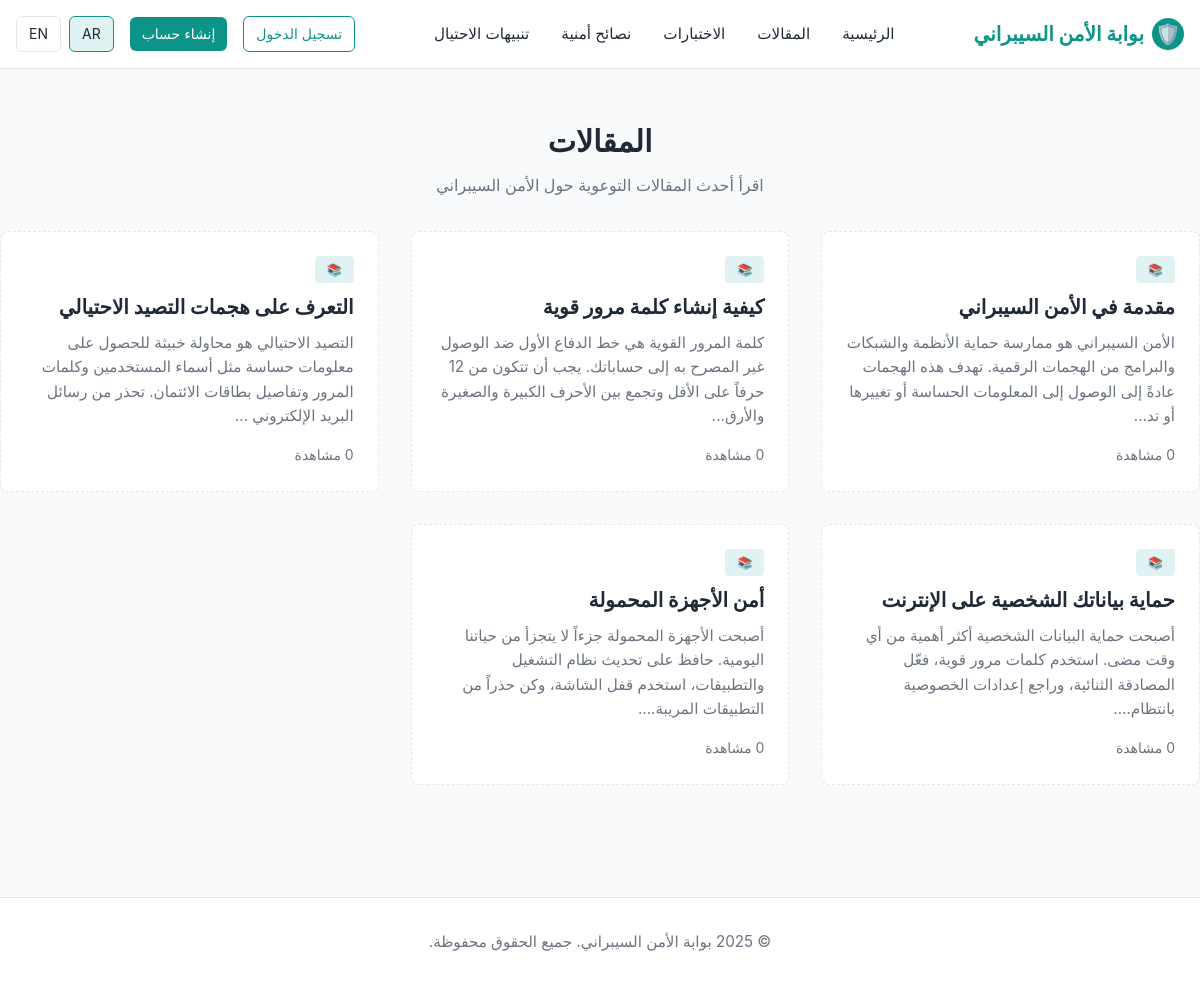
The page /articles on the database its author committed.
### tables this page shows
CREATE TABLE articles (
            id INTEGER PRIMARY KEY AUTOINCREMENT,
            title_ar TEXT NOT NULL,
            title_en TEXT NOT NULL,
            content_ar TEXT NOT NULL,
            content_en TEXT NOT NULL,
            is_published BOOLEAN NOT NULL DEFAULT 1,
            views INTEGER NOT NULL DEFAULT 0,
            created_at TIMESTAMP NOT NULL DEFAULT CURRENT_TIMESTAMP,
            updated_at TIMESTAMP NOT NULL DEFAULT CURRENT_TIMESTAMP
        );

### app.py (the view)
@app.route('/articles')
def articles():
    conn = get_db_connection()
    lang = get_current_language()
    articles_list = conn.execute("SELECT * FROM articles WHERE is_published = 1").fetchall()
    conn.close()
    return render_template('articles.html', articles=articles_list, lang=lang)

### app.py (called while the page is built)
@app.before_request
def set_language_on_first_visit():
    if 'language' not in session:
        session['language'] = app.config['DEFAULT_LANGUAGE']

def get_current_language():
    return session.get('language')

### models.py (called while the page is built)
def get_db_connection():
    conn = sqlite3.connect(DATABASE)
    conn.row_factory = sqlite3.Row
    return conn

### templates/articles.html (shortened to what this page needs)
{% extends "base.html" %}
{% block content %}
<section class="section container">
    <h2>{% if lang == 'en' %}Articles{% else %}المقالات{% endif %}</h2>
    <p class="section-subtitle">{% if lang == 'en' %}Read the latest awareness articles about cybersecurity{% else %}اقرأ أحدث المقالات التوعوية حول الأمن السيبراني{% endif %}</p>
    <div class="cards-grid">
        {% for article in articles %}
        <a href="{{ url_for('article_detail', article_id=article['id']) }}" class="card">
            <div class="card-badge">📚</div>
            <h3>
                {% if lang == 'en' %}
                    {{ article['title_en'] }}
                {% else %}
                    {{ article['title_ar'] }}
                {% endif %}
            </h3>
            <p>
                {% if lang == 'en' %}
                    {{ article['content_en'][:150] }}...
                {% else %}
                    {{ article['content_ar'][:150] }}...
                {% endif %}
            </p>
            <div class="card-footer">
                <span>{{ article['views'] }} {% if lang == 'en' %}views{% else %}مشاهدة{% endif %}</span>
            </div>
        </a>
        {% endfor %}
    </div>
</section>
{% endblock %}

### static/css/style.css (style rules this page uses)
:root { --primary-color: #0d9488; --primary-light: #e0f2f1; --secondary-color: #1f2937; --text-dark: #1f2937; --text-light: #6b7280; --border-color: #e5e7eb; --success-color: #10b981; --danger-color: #ef4444; --warning-color: #f59e0b; }
* { margin: 0; padding: 0; box-sizing: border-box; }
html, body { font-family: -apple-system, BlinkMacSystemFont, 'Segoe UI', Roboto, 'Helvetica Neue', Arial, sans-serif; direction: rtl; text-align: right; }
body { background-color: #f9fafb; color: var(--text-dark); line-height: 1.6; }
.container { max-width: 1200px; margin: 0 auto; padding: 0 1rem; }
.section { padding: 3rem 0; }
.section h2 { font-size: 1.875rem; margin-bottom: 0.5rem; text-align: center; }
.section-subtitle { text-align: center; color: var(--text-light); margin-bottom: 2rem; }
.cards-grid { display: grid; grid-template-columns: repeat(auto-fit, minmax(300px, 1fr)); gap: 2rem; margin-top: 2rem; }
.card { background-color: white; border: 1px dashed var(--border-color); border-radius: 0.5rem; padding: 1.5rem; transition: all 0.3s; text-decoration: none; color: inherit; }
.card-badge { display: inline-block; background-color: var(--primary-light); color: var(--primary-color); padding: 0.25rem 0.75rem; border-radius: 0.25rem; font-size: 0.75rem; margin-bottom: 0.5rem; }
.card h3 { font-size: 1.25rem; margin-bottom: 0.5rem; }
.card p { color: var(--text-light); font-size: 0.95rem; margin-bottom: 1rem; }
.card-footer { display: flex; justify-content: space-between; align-items: center; font-size: 0.875rem; color: var(--text-light); }

### rows shown on the page
articles: title_ar "مقدمة في الأمن السيبراني", content_ar "الأمن السيبراني هو ممارسة حماية الأنظمة والشبكات والبرامج من الهجمات الرقمية. تهدف هذه الهجمات عادةً إلى الوصول إلى المعلومات الحساسة أو تغييرها أو تد"
articles: title_ar "كيفية إنشاء كلمة مرور قوية", content_ar "كلمة المرور القوية هي خط الدفاع الأول ضد الوصول غير المصرح به إلى حساباتك. يجب أن تتكون من 12 حرفاً على الأقل وتجمع بين الأحرف الكبيرة والصغيرة والأرق"
articles: title_ar "التعرف على هجمات التصيد الاحتيالي", content_ar "التصيد الاحتيالي هو محاولة خبيثة للحصول على معلومات حساسة مثل أسماء المستخدمين وكلمات المرور وتفاصيل بطاقات الائتمان. تحذر من رسائل البريد الإلكتروني"
articles: title_ar "حماية بياناتك الشخصية على الإنترنت", content_ar "أصبحت حماية البيانات الشخصية أكثر أهمية من أي وقت مضى. استخدم كلمات مرور قوية، فعّل المصادقة الثنائية، وراجع إعدادات الخصوصية بانتظام."
articles: title_ar "أمن الأجهزة المحمولة", content_ar "أصبحت الأجهزة المحمولة جزءاً لا يتجزأ من حياتنا اليومية. حافظ على تحديث نظام التشغيل والتطبيقات، استخدم قفل الشاشة، وكن حذراً من التطبيقات المريبة."
